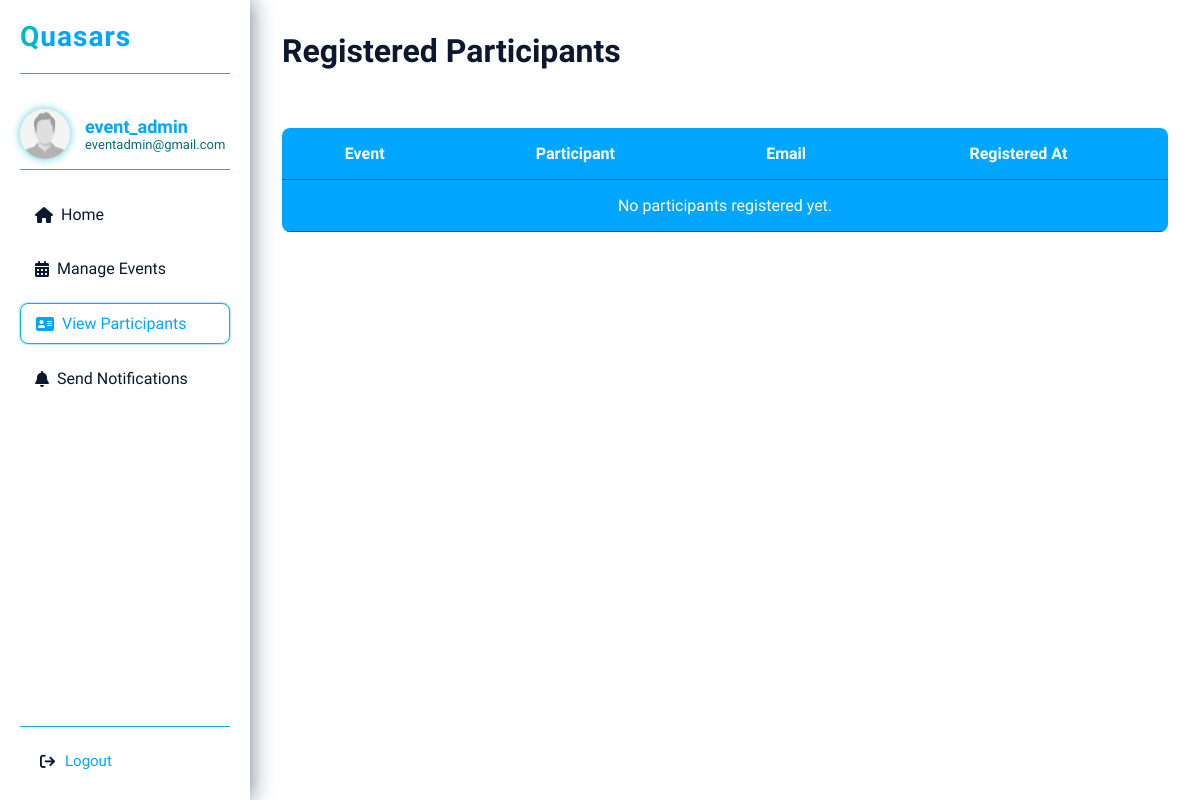
The app's page /view_participants/ (signed in), older data.
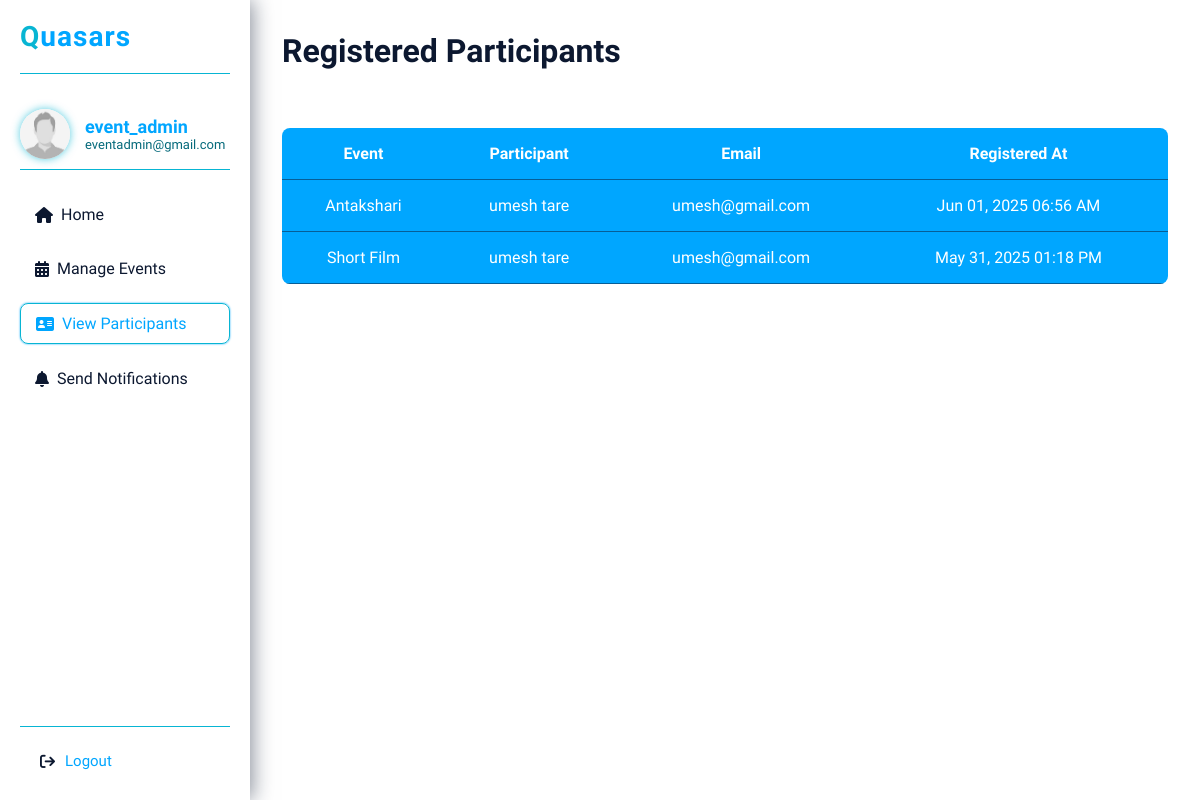
The same page, newer data.
### mainapp/models.py (models this page shows, shortened)
class Registration(models.Model):
    user = models.ForeignKey(User, on_delete=models.CASCADE)
    event = models.ForeignKey(CreateEvent, on_delete=models.CASCADE)  # 🔁 Update here
    registered_at = models.DateTimeField(auto_now_add=True)

class CreateEvent(models.Model):
    name = models.CharField(max_length=255, blank=True, null=True)
    category = models.CharField(max_length=100)
    date_time = models.DateTimeField()
    location = models.CharField(max_length=255)
    image = models.ImageField(upload_to='event_images/', blank=True, null=True)

### mainapp/views.py (the view)
# urls.py: path('view_participants/', views.view_participants, name='view_participants'),
@login_required
@user_passes_test(lambda u: u.is_staff)
def view_participants(request):
    registrations = Registration.objects.select_related('user', 'event').order_by('-registered_at')
    return render(request, 'mainapp/admin_dashboard/view_participants.html', {
        'registrations': registrations,
        'username': request.user.username,
        'email': request.user.email
    })

### mainapp/templates/mainapp/admin_dashboard/view_participants.html (shortened to what this page needs)
{% load static %}
<!DOCTYPE html>
<html lang="en">
<head>
    <link
      href="https://unpkg.com/boxicons@2.1.4/css/boxicons.min.css"
      rel="stylesheet"
    />
    <link
      rel="stylesheet"
      href="https://cdn.jsdelivr.net/npm/swiper@11/swiper-bundle.min.css"
    />
    <link
      rel="stylesheet"
      href="https://cdnjs.cloudflare.com/ajax/libs/font-awesome/6.7.2/css/all.min.css"
    />
  <link rel="stylesheet" href="{% static 'mainapp/css/admin.css' %}" />
</head>
<body>
  <div class="dashboard">
      <nav class="sidebar">
        <div class="logo">
          <h2><span class="Q">Q</span>uasars</h2>
        </div>
        <div class="user-profile">
          <img
               src="{% static 'mainapp/images/assets/images.jpg' %}"
            alt="User Profile"
            class="avatar"
          />
          <div class="user-info">
            <h4>{{ username }}</h4>
            <p>{{ email }}</p>
          </div>
        </div>
        <ul class="nav-links">
          <li >
            <a href="/admin_dashboard/"><i class="fa-solid fa-house"></i>Home</a>
          </li>
          <li>
            <a href="/manage_event/"><i class="fa-solid fa-calendar-days"></i>Manage Events</a>
          </li>
          <li class="active">
            <a href="/view_participants/"><i class="fa-solid fa-address-card"></i>View Participants</a>
          </li>
          <li>
            <a href="/admin_notifications/"><i class="fa-solid fa-bell"></i>Send Notifications</a>
          </li>
        </ul>
       <div class="logout-icon">
        <button class="logout-icon-1" onclick="goToLogin()">
          <i class="fa-solid fa-arrow-right-from-bracket"></i>
          <div class="log-out">
           <p><a href="{% url 'logout' %}" >Logout</a></p>
          </div>
          </button>
        </div>
      </nav>
 <main class="main-content">
<h1>Registered Participants</h1>
<table>
  <thead>
    <tr>
      <th>Event</th>
      <th>Participant</th>
      <th>Email</th>
      <th>Registered At</th>
    </tr>
  </thead>
  <tbody>
    <br><br>
    {% for reg in registrations %}
    <tr>
      <td>{{ reg.event.name }}</td>
      <td>{{ reg.user.username }}</td>
      <td>{{ reg.user.email }}</td>
      <td>{{ reg.registered_at|date:"M d, Y h:i A" }}</td>
    </tr>
    {% empty %}
    <tr><td colspan="4">No participants registered yet.</td></tr>
    {% endfor %}
  </tbody>
</table>
</main>
  </div>
</body>
</html>

Row changes from the older to the newer data that the page shows:
added Registration: event.name "Antakshari", user.username "umesh tare", user.email "umesh@gmail.com", registered_at "Jun 01, 2025 06:56 AM"
added Registration: event.name "Short Film", user.username "umesh tare", user.email "umesh@gmail.com", registered_at "May 31, 2025 01:18 PM"
Text that changed along with them:
text no longer shown: "No participants registered yet."
